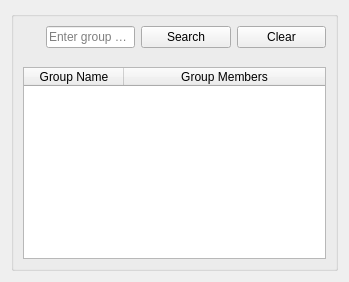
          <widget class="QWidget" name="tab_13">
           <attribute name="title">
            <string>All Groups</string>
           </attribute>
           <layout class="QGridLayout" name="gridLayout_28">
            <item row="0" column="0">
             <widget class="QGroupBox" name="groupBox_5">
              <property name="title">
               <string/>
              </property>
              <layout class="QGridLayout" name="gridLayout_29">
               <item row="0" column="1">
                <widget class="QLineEdit" name="txt_g_all_group_name">
                 <property name="sizePolicy">
                  <sizepolicy hsizetype="Expanding" vsizetype="Fixed">
                   <horstretch>1</horstretch>
                   <verstretch>0</verstretch>
                  </sizepolicy>
                 </property>
                 <property name="text">
                  <string/>
                 </property>
                 <property name="placeholderText">
                  <string>Enter group name</string>
                 </property>
                </widget>
               </item>
               <item row="0" column="2">
                <widget class="QPushButton" name="btn_g_all_search">
                 <property name="sizePolicy">
                  <sizepolicy hsizetype="Minimum" vsizetype="Fixed">
                   <horstretch>1</horstretch>
                   <verstretch>0</verstretch>
                  </sizepolicy>
                 </property>
                 <property name="text">
                  <string>Search</string>
                 </property>
                </widget>
               </item>
               <item row="2" column="0" colspan="4">
                <widget class="QTableWidget" name="tbl_groups">
                 <property name="tabletTracking">
                  <bool>false</bool>
                 </property>
                 <property name="autoFillBackground">
                  <bool>true</bool>
                 </property>
                 <property name="textElideMode">
                  <enum>Qt::ElideRight</enum>
                 </property>
                 <property name="sortingEnabled">
                  <bool>true</bool>
                 </property>
                 <attribute name="horizontalHeaderCascadingSectionResizes">
                  <bool>false</bool>
                 </attribute>
                 <attribute name="horizontalHeaderShowSortIndicator" stdset="0">
                  <bool>false</bool>
                 </attribute>
                 <attribute name="horizontalHeaderStretchLastSection">
                  <bool>true</bool>
                 </attribute>
                 <attribute name="verticalHeaderCascadingSectionResizes">
                  <bool>true</bool>
                 </attribute>
                 <attribute name="verticalHeaderShowSortIndicator" stdset="0">
                  <bool>true</bool>
                 </attribute>
                 <attribute name="verticalHeaderStretchLastSection">
                  <bool>false</bool>
                 </attribute>
                 <column>
                  <property name="text">
                   <string>Group Name</string>
                  </property>
                 </column>
                 <column>
                  <property name="text">
                   <string>Group Members</string>
                  </property>
                 </column>
                </widget>
               </item>
               <item row="1" column="0">
                <spacer name="verticalSpacer_3">
                 <property name="orientation">
                  <enum>Qt::Vertical</enum>
                 </property>
                 <property name="sizeType">
                  <enum>QSizePolicy::Minimum</enum>
                 </property>
                 <property name="sizeHint" stdset="0">
                  <size>
                   <width>17</width>
                   <height>13</height>
                  </size>
                 </property>
                </spacer>
               </item>
               <item row="0" column="3">
                <widget class="QPushButton" name="btn_g_all_clear">
                 <property name="sizePolicy">
                  <sizepolicy hsizetype="Minimum" vsizetype="Fixed">
                   <horstretch>1</horstretch>
                   <verstretch>0</verstretch>
                  </sizepolicy>
                 </property>
                 <property name="text">
                  <string>Clear</string>
                 </property>
                </widget>
               </item>
              </layout>
             </widget>
            </item>
           </layout>
          </widget>
